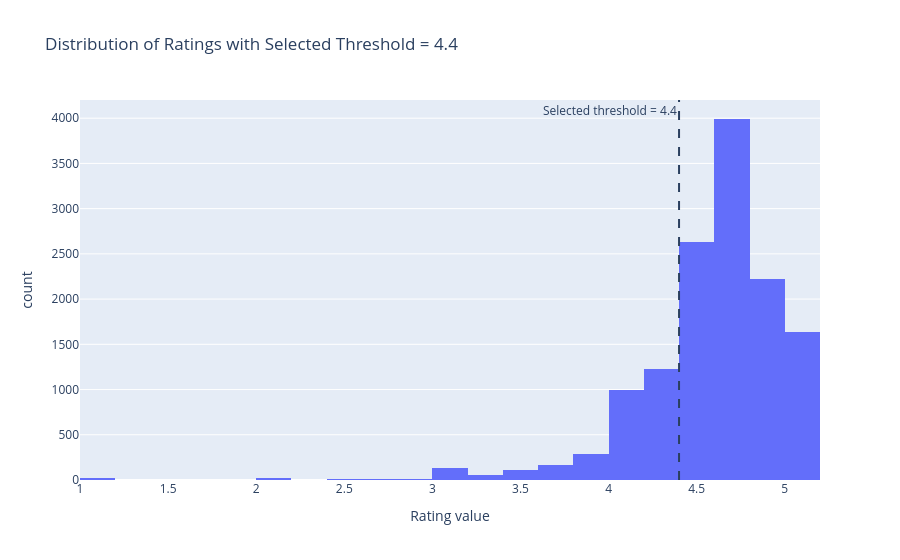

Notebook code cell kept with this figure:
### Code cell
fig = px.histogram(
    recipe_summary,
    x="rating_value",
    nbins=30,
    title=f"Distribution of Ratings with Selected Threshold = {selected_threshold}",
    labels={"rating_value": "Rating value"}
)

fig.add_vline(
    x=selected_threshold,
    line_dash="dash",
    annotation_text=f"Selected threshold = {selected_threshold}",
    annotation_position="top left"
)

fig.show()

### Figure 1 — Plotly figure (JSON) as saved in the notebook; plotly's stock layout.template omitted (floating-point values rounded to 4 significant figures; data arrays with more than 128 entries replaced by an {"elided": "..."} marker saying what was removed)
{"data": [{"bingroup": "x", "hovertemplate": "Rating value=%{x}<br>count=%{y}<extra></extra>", "legendgroup": "", "marker": {"color": "#636efa", "pattern": {"shape": ""}}, "name": "", "nbinsx": 30, "orientation": "v", "showlegend": false, "type": "histogram", "x": {"elided": "13516 float values"}, "xaxis": "x", "yaxis": "y"}], "layout": {"annotations": [{"showarrow": false, "text": "Selected threshold = 4.4", "x": 4.4, "xanchor": "right", "xref": "x", "y": 1, "yanchor": "top", "yref": "y domain"}], "barmode": "relative", "legend": {"tracegroupgap": 0}, "shapes": [{"line": {"dash": "dash"}, "type": "line", "x0": 4.4, "x1": 4.4, "xref": "x", "y0": 0, "y1": 1, "yref": "y domain"}], "title": {"text": "Distribution of Ratings with Selected Threshold = 4.4"}, "xaxis": {"anchor": "y", "domain": [0, 1], "title": {"text": "Rating value"}}, "yaxis": {"anchor": "x", "domain": [0, 1], "title": {"text": "count"}}}}
